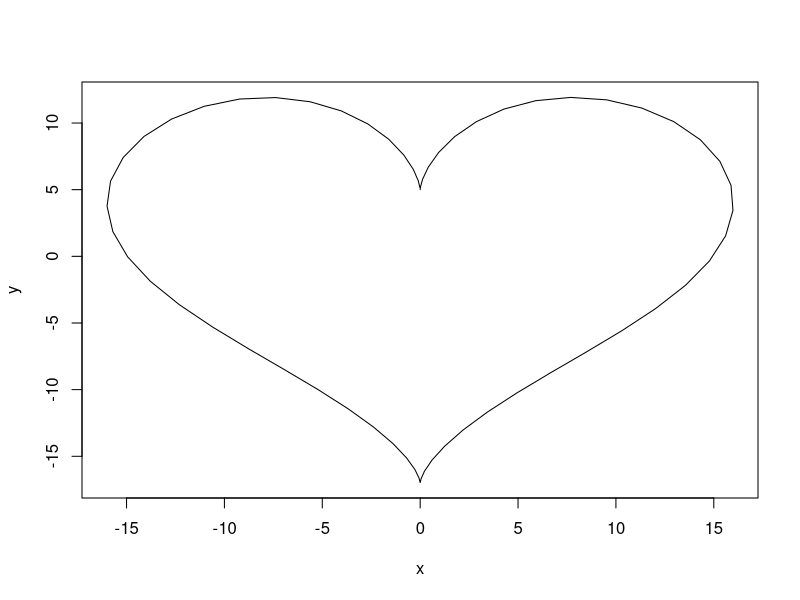

This chart was generated by the following R code:
## ---- chunk 1
dat <- data.frame(t=seq(0, 2*pi, by=0.1) )
xhrt <- function(t) 16*sin(t)^3
yhrt <- function(t) 13*cos(t)-5*cos(2*t)-2*cos(3*t)-cos(4*t)
dat$y=yhrt(dat$t)
dat$x=xhrt(dat$t)
with(dat, plot(x,y, type="l"))
